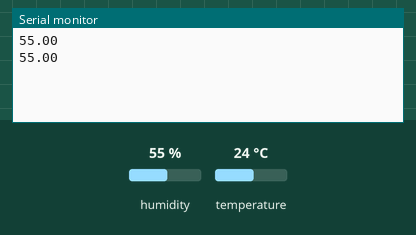
This sketch was run on a simulated Arduino Uno, built with avr-gcc and run on an emulated ATmega328P. On the bench: the last lines printed to the serial monitor. The test bench sets the inputs (shaded band); at power-on: humidity 55 %, temperature 24 °C.

Above: at 1.7 s.
1.8 s: humidity set to 22 %
At 3.1 s:
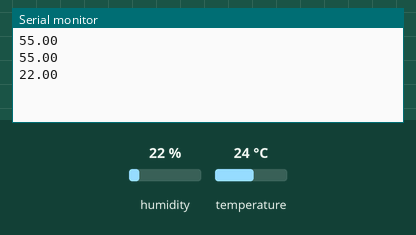
3.3 s: humidity set to 40 %
At 4.4 s:
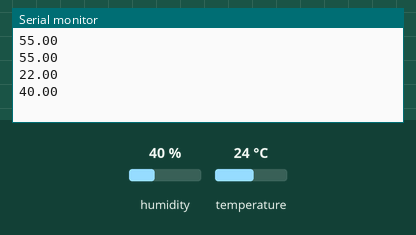
Timing chart, 0 to 6.3 s (numbered marks = the images above; inputs shaded):
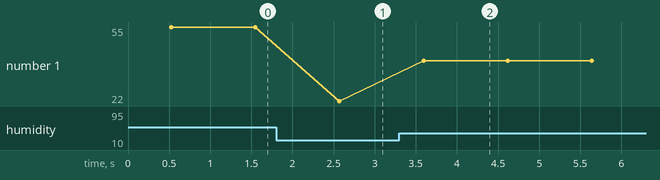

The sketch:

temperature.ino
```cpp
#include "dht.h"
#define dht_apin A3 // Analog Pin sensor is connected to

dht DHT;

void setup(){

  Serial.begin(9600);
  delay(500);//Delay to let system boot
  //Serial.println("DHT11 Humidity & temperature Sensor\n\n");
  //delay(1000);//Wait before accessing Sensor

}//end "setup()"

void loop(){
  //Start of Program

    DHT.read11(dht_apin);

   // Serial.print("Current humidity = ");
    Serial.println(DHT.humidity);
    //Serial.println("%  ");
   // Serial.print("temperature = ");
    //Serial.println(DHT.temperature);
    //Serial.println("C  ");

    delay(1000);//Wait 5 seconds before accessing sensor again.

  //Fastest should be once every two seconds.

}// end loop()
```

Measured:
- after the input at 1.8 s, the serial monitor: prints a new line after 0.77 s (image 1)
- after the input at 3.3 s, the serial monitor: prints a new line after 0.29 s (image 2)
- plotted number 1: 55 → 22 after the input at 1.8 s, 22 → 40 after the input at 3.3 s
